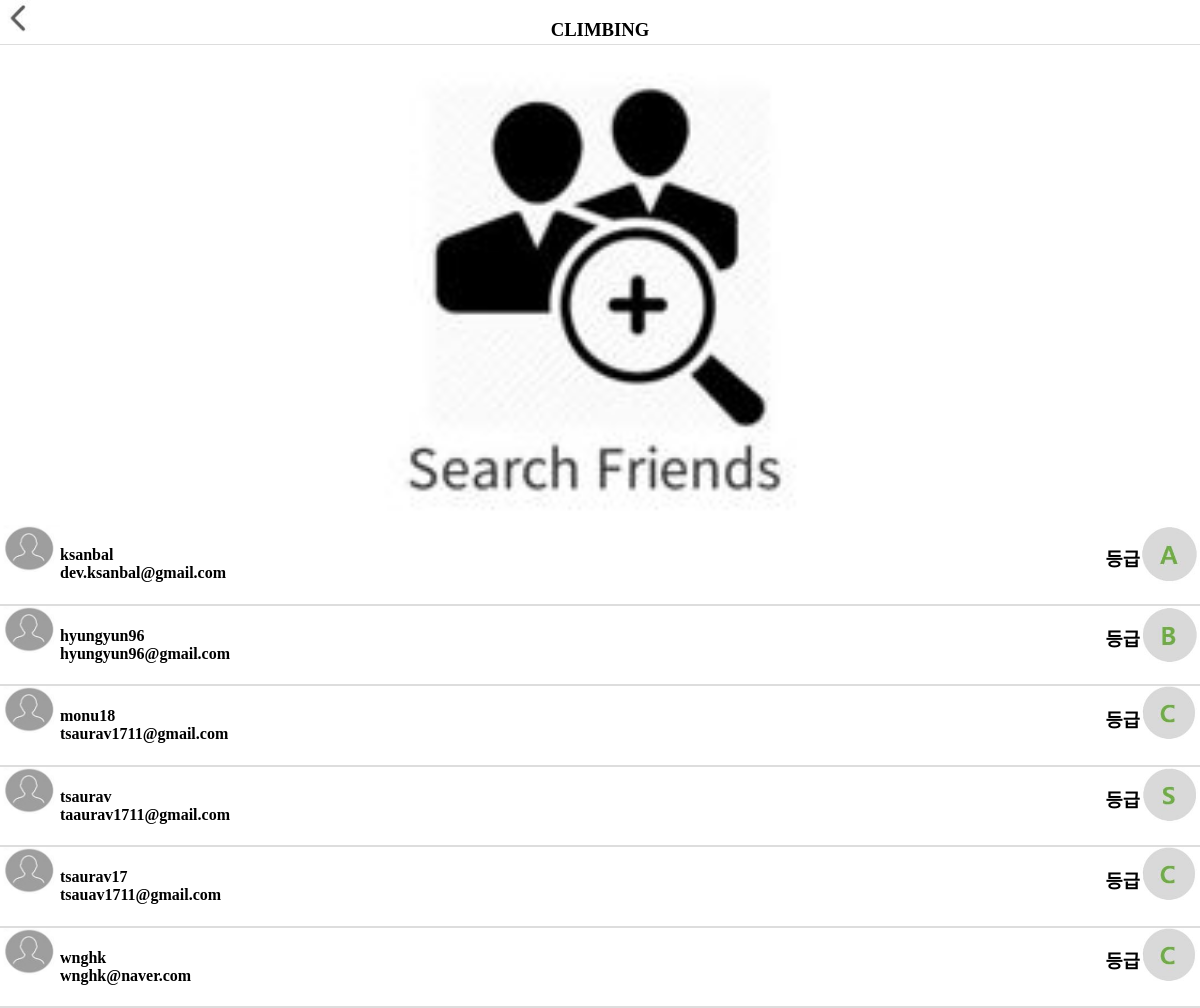
The page /friend/ on the database as committed earlier.
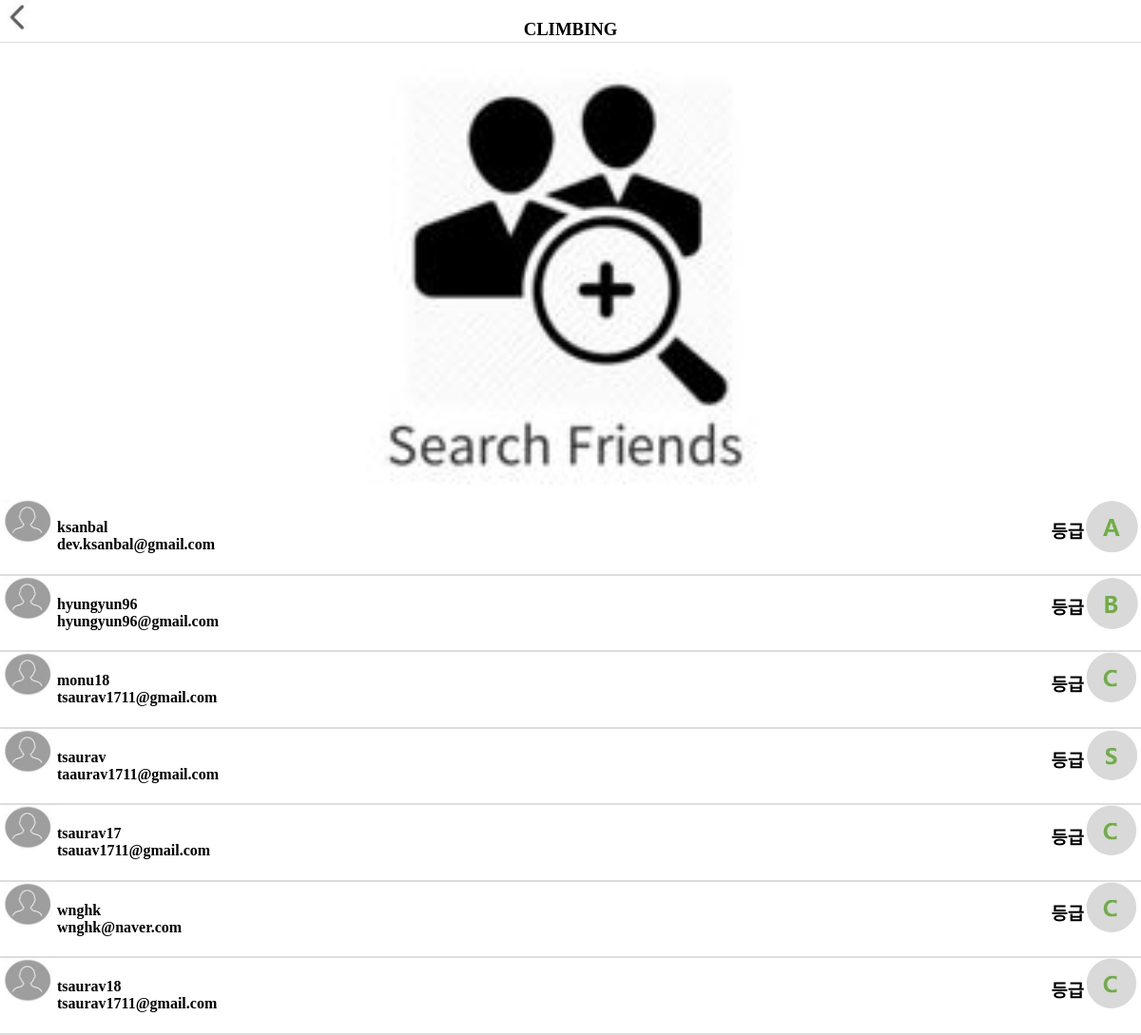
The same page on the database as committed later.
### climbing/models.py (models this page shows)
class Account(User):
    gender_options = (
        ('male', 'MAN'),
        ('female', 'WOMAN')
    )
    birth = models.CharField(max_length=6)
    gender = models.CharField(max_length=8, choices=gender_options)
    score = models.IntegerField(default=0)

### climbing/views.py (the view)
# urls.py: path('friend/', views.friend_main, name='friend_main'),
def friend_main(request):
    Users = Account.objects.all()
    context = {
        'Users': Users[1:]
    }
    return render(request, 'friend.html', context)

### climbing/templates/friend.html (shortened to what this page needs)
<!DOCTYPE html>
<html>
<head>
	<link rel="stylesheet" href="../static/css/list_friend.css">
</head>
<body>
	<div id="header-area" class="section">
		<img src="../static/img/back.JPG" width="40" height="40"onclick="goBack()">
		<div class="box1">
			<a href="{% url 'main' %}">
				<center><h3>CLIMBING</h3></center>
			</a>
		</div>
	</div>
	<div class="grid1">
	<center><div class="image" style="background-image:url('../static/img/searchF.jpg');
	"></div></center>
	</div>
	<div id="content-area">
        {% for user in Users %}
            <div class="grid">
                <div class="grid">
                    <a href="{% url 'friend_sendmail' pk=user.pk %}">
                        <img src="../static/img/men.jpg" width="60" align="left" border="0px">
                        <div class="left"><h4>{{ user.username }}<br>{{ user.email }}</h4></div>
                        {% if user.score <= 2 %}
                            <img src="../static/img/c.jpg" width="60" align="right" border="0px">
                        {% elif user.score == 3 %}
                            <img src="../static/img/b.jpg" width="60" align="right" border="0px">
                        {% elif user.score == 4 %}
                            <img src="../static/img/a.jpg" width="60" align="right" border="0px">
                        {% elif user.score == 5 %}
                            <img src="../static/img/s.jpg" width="60" align="right" border="0px">
                        {% endif %}
                        <div class="right"><h3>등급</h3></div>
                    </a>
                </div>
            </div>
        {% endfor %}
	</div>
</body>
</html>

Rows that differ between the two databases and show on the page:
added Account: username "tsaurav18", email "tsaurav1711@gmail.com", score 0 (drawn)
